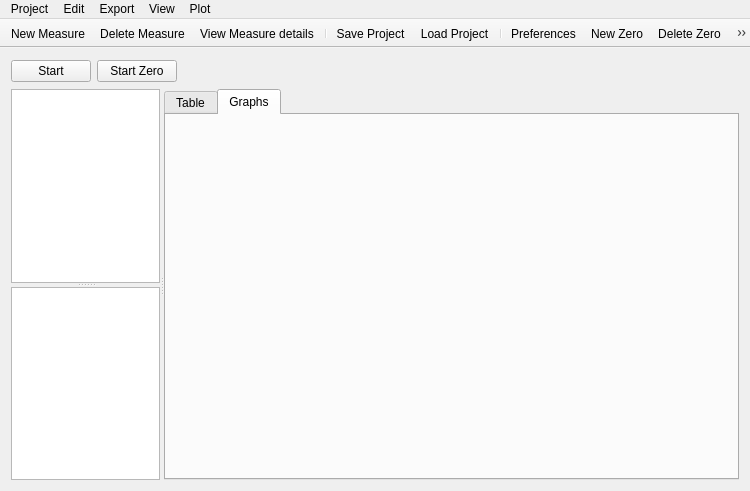
<?xml version="1.0" encoding="UTF-8"?>
<ui version="4.0">
 <class>AeroISTWindow</class>
 <widget class="QMainWindow" name="AeroISTWindow">
  <property name="geometry">
   <rect>
    <x>0</x>
    <y>0</y>
    <width>750</width>
    <height>491</height>
   </rect>
  </property>
  <property name="sizePolicy">
   <sizepolicy hsizetype="Preferred" vsizetype="Preferred">
    <horstretch>1</horstretch>
    <verstretch>0</verstretch>
   </sizepolicy>
  </property>
  <property name="windowTitle">
   <string>AeroIST</string>
  </property>
  <widget class="QWidget" name="centralWidget">
   <property name="sizePolicy">
    <sizepolicy hsizetype="Expanding" vsizetype="Expanding">
     <horstretch>0</horstretch>
     <verstretch>0</verstretch>
    </sizepolicy>
   </property>
   <layout class="QGridLayout" name="gridLayout">
    <item row="0" column="0">
     <layout class="QHBoxLayout" name="horizontalLayout_2">
      <item>
       <widget class="QPushButton" name="ThreadButton">
        <property name="text">
         <string>Start</string>
        </property>
       </widget>
      </item>
      <item>
       <widget class="QPushButton" name="ZeroButton">
        <property name="text">
         <string>Start Zero</string>
        </property>
       </widget>
      </item>
      <item>
       <spacer name="horizontalSpacer_2">
        <property name="orientation">
         <enum>Qt::Horizontal</enum>
        </property>
        <property name="sizeHint" stdset="0">
         <size>
          <width>639</width>
          <height>24</height>
         </size>
        </property>
       </spacer>
      </item>
     </layout>
    </item>
    <item row="1" column="0">
     <widget class="QSplitter" name="splitterGlobal">
      <property name="sizePolicy">
       <sizepolicy hsizetype="Expanding" vsizetype="Preferred">
        <horstretch>0</horstretch>
        <verstretch>0</verstretch>
       </sizepolicy>
      </property>
      <property name="orientation">
       <enum>Qt::Horizontal</enum>
      </property>
      <widget class="QSplitter" name="splitterLists">
       <property name="sizePolicy">
        <sizepolicy hsizetype="Preferred" vsizetype="Expanding">
         <horstretch>2</horstretch>
         <verstretch>0</verstretch>
        </sizepolicy>
       </property>
       <property name="orientation">
        <enum>Qt::Vertical</enum>
       </property>
       <widget class="QListView" name="listView">
        <property name="sizePolicy">
         <sizepolicy hsizetype="Expanding" vsizetype="Expanding">
          <horstretch>1</horstretch>
          <verstretch>0</verstretch>
         </sizepolicy>
        </property>
        <property name="contextMenuPolicy">
         <enum>Qt::ActionsContextMenu</enum>
        </property>
       </widget>
       <widget class="QListView" name="listViewZero"/>
      </widget>
      <widget class="QTabWidget" name="tabWidget">
       <property name="sizePolicy">
        <sizepolicy hsizetype="Expanding" vsizetype="Expanding">
         <horstretch>7</horstretch>
         <verstretch>0</verstretch>
        </sizepolicy>
       </property>
       <property name="currentIndex">
        <number>1</number>
       </property>
       <widget class="QWidget" name="tab">
        <attribute name="title">
         <string>Table</string>
        </attribute>
        <layout class="QHBoxLayout" name="horizontalLayout_3">
         <item>
          <widget class="QTableView" name="tableView">
           <property name="alternatingRowColors">
            <bool>true</bool>
           </property>
           <attribute name="horizontalHeaderDefaultSectionSize">
            <number>90</number>
           </attribute>
           <attribute name="verticalHeaderVisible">
            <bool>false</bool>
           </attribute>
          </widget>
         </item>
        </layout>
       </widget>
       <widget class="QWidget" name="tab_2">
        <attribute name="title">
         <string>Graphs</string>
        </attribute>
        <layout class="QVBoxLayout" name="verticalLayout">
         <item>
          <widget class="QwtPlot" name="qwtPlot"/>
         </item>
        </layout>
       </widget>
      </widget>
     </widget>
    </item>
   </layout>
  </widget>
  <widget class="QMenuBar" name="menuBar">
   <property name="geometry">
    <rect>
     <x>0</x>
     <y>0</y>
     <width>750</width>
     <height>25</height>
    </rect>
   </property>
   <widget class="QMenu" name="menuProject">
    <property name="title">
     <string>Project</string>
    </property>
    <addaction name="actionNew_Measure"/>
    <addaction name="actionDelete_Measure"/>
    <addaction name="actionView_Measure_details"/>
    <addaction name="separator"/>
    <addaction name="actionSave_Project"/>
    <addaction name="actionLoad_Project"/>
    <addaction name="actionClear_Project"/>
    <addaction name="separator"/>
    <addaction name="actionNew_Zero"/>
    <addaction name="actionDelete_Zero"/>
    <addaction name="actionView_Zero_details"/>
   </widget>
   <widget class="QMenu" name="menuEdit">
    <property name="title">
     <string>Edit</string>
    </property>
    <addaction name="actionPreferences"/>
   </widget>
   <widget class="QMenu" name="menuExport">
    <property name="title">
     <string>Export</string>
    </property>
    <addaction name="actionExport_to_csv"/>
    <addaction name="actionExportPlot"/>
   </widget>
   <widget class="QMenu" name="menuView">
    <property name="title">
     <string>View</string>
    </property>
    <addaction name="actionToolbar"/>
    <addaction name="actionMeasure_List"/>
    <addaction name="actionZero_List"/>
    <addaction name="actionPlot_Legend"/>
   </widget>
   <widget class="QMenu" name="menuPlot">
    <property name="title">
     <string>Plot</string>
    </property>
    <addaction name="actionNew_Curve"/>
    <addaction name="actionDelete_Curve"/>
    <addaction name="actionClear_Plot"/>
   </widget>
   <addaction name="menuProject"/>
   <addaction name="menuEdit"/>
   <addaction name="menuExport"/>
   <addaction name="menuView"/>
   <addaction name="menuPlot"/>
  </widget>
  <widget class="QToolBar" name="toolBar">
   <property name="windowTitle">
    <string>toolBar</string>
   </property>
   <property name="movable">
    <bool>false</bool>
   </property>
   <attribute name="toolBarArea">
    <enum>TopToolBarArea</enum>
   </attribute>
   <attribute name="toolBarBreak">
    <bool>false</bool>
   </attribute>
   <addaction name="actionNew_Measure"/>
   <addaction name="actionDelete_Measure"/>
   <addaction name="actionView_Measure_details"/>
   <addaction name="separator"/>
   <addaction name="actionSave_Project"/>
   <addaction name="actionLoad_Project"/>
   <addaction name="separator"/>
   <addaction name="actionPreferences"/>
   <addaction name="actionNew_Zero"/>
   <addaction name="actionDelete_Zero"/>
   <addaction name="actionView_Zero_details"/>
   <addaction name="separator"/>
  </widget>
  <action name="actionExport_to_csv">
   <property name="text">
    <string>Export to csv</string>
   </property>
   <property name="iconVisibleInMenu">
    <bool>true</bool>
   </property>
  </action>
  <action name="actionPreferences">
   <property name="text">
    <string>Preferences</string>
   </property>
   <property name="iconVisibleInMenu">
    <bool>true</bool>
   </property>
  </action>
  <action name="actionNew_Measure">
   <property name="text">
    <string>New Measure</string>
   </property>
   <property name="iconVisibleInMenu">
    <bool>true</bool>
   </property>
  </action>
  <action name="actionExportPlot">
   <property name="text">
    <string>Export plot</string>
   </property>
   <property name="iconVisibleInMenu">
    <bool>true</bool>
   </property>
  </action>
  <action name="actionDelete_Measure">
   <property name="text">
    <string>Delete Measure</string>
   </property>
   <property name="iconVisibleInMenu">
    <bool>true</bool>
   </property>
  </action>
  <action name="actionSave_Project">
   <property name="text">
    <string>Save Project</string>
   </property>
   <property name="iconVisibleInMenu">
    <bool>true</bool>
   </property>
  </action>
  <action name="actionLoad_Project">
   <property name="text">
    <string>Load Project</string>
   </property>
   <property name="iconVisibleInMenu">
    <bool>true</bool>
   </property>
  </action>
  <action name="actionClear_Project">
   <property name="text">
    <string>Clear Project</string>
   </property>
   <property name="iconVisibleInMenu">
    <bool>true</bool>
   </property>
  </action>
  <action name="actionView_Measure_details">
   <property name="text">
    <string>View Measure details</string>
   </property>
   <property name="iconVisibleInMenu">
    <bool>true</bool>
   </property>
  </action>
  <action name="actionToolbar">
   <property name="checkable">
    <bool>true</bool>
   </property>
   <property name="checked">
    <bool>true</bool>
   </property>
   <property name="text">
    <string>Toolbar</string>
   </property>
   <property name="iconVisibleInMenu">
    <bool>true</bool>
   </property>
  </action>
  <action name="actionMeasure_List">
   <property name="checkable">
    <bool>true</bool>
   </property>
   <property name="checked">
    <bool>true</bool>
   </property>
   <property name="text">
    <string>Measure List</string>
   </property>
  </action>
  <action name="actionNew_Zero">
   <property name="text">
    <string>New Zero</string>
   </property>
  </action>
  <action name="actionDelete_Zero">
   <property name="text">
    <string>Delete Zero</string>
   </property>
  </action>
  <action name="actionView_Zero_details">
   <property name="text">
    <string>View Zero details</string>
   </property>
  </action>
  <action name="actionZero_List">
   <property name="checkable">
    <bool>true</bool>
   </property>
   <property name="checked">
    <bool>true</bool>
   </property>
   <property name="text">
    <string>Zero List</string>
   </property>
  </action>
  <action name="actionNew_Curve">
   <property name="text">
    <string>New Curve</string>
   </property>
  </action>
  <action name="actionClear_Plot">
   <property name="text">
    <string>Clear Plot</string>
   </property>
  </action>
  <action name="actionDelete_Curve">
   <property name="text">
    <string>Delete Curve</string>
   </property>
  </action>
  <action name="actionPlot_Legend">
   <property name="checkable">
    <bool>true</bool>
   </property>
   <property name="checked">
    <bool>true</bool>
   </property>
   <property name="text">
    <string>Plot Legend</string>
   </property>
  </action>
 </widget>
 <layoutdefault spacing="6" margin="11"/>
 <customwidgets>
  <customwidget>
   <class>QwtPlot</class>
   <extends>QFrame</extends>
   <header>qwt_plot.h</header>
  </customwidget>
 </customwidgets>
 <tabstops>
  <tabstop>tabWidget</tabstop>
  <tabstop>tableView</tabstop>
 </tabstops>
 <resources/>
 <connections/>
</ui>
